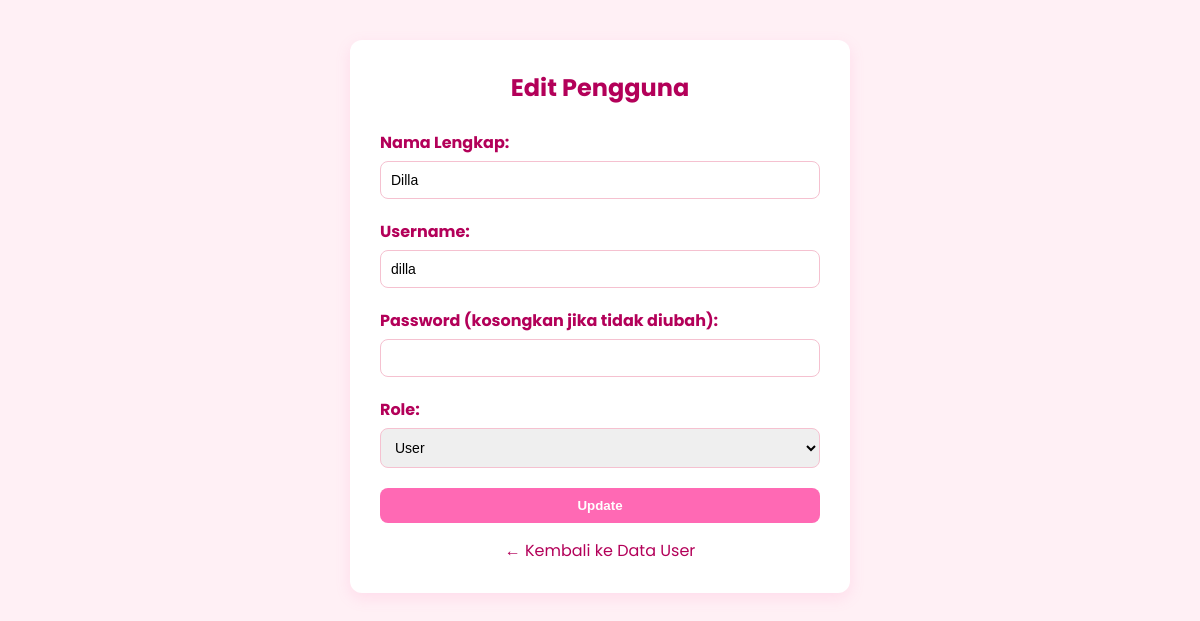
Page /admin/edit_user.php?id=2 (signed in) on the committed database.
### tables this page shows
CREATE TABLE users (
    id INT AUTO_INCREMENT PRIMARY KEY,
    nama_lengkap VARCHAR(100) NOT NULL,
    username VARCHAR(50) NOT NULL UNIQUE,
    password VARCHAR(255) NOT NULL,
    role ENUM('admin','user') DEFAULT 'user'
);

### admin/edit_user.php (the view, shortened to what this page needs)
<?php
include '../config/koneksi.php';
$id = $_GET['id'];
$query = mysqli_query($conn, "SELECT * FROM users WHERE id=$id");
$data = mysqli_fetch_assoc($query);
?>
<!DOCTYPE html>
<html lang="id">
<head>
</head>
<body>
<div class="container">
    <h2>Edit Pengguna</h2>
    <form method="POST">
        <label>Nama Lengkap:</label>
        <input type="text" name="nama_lengkap" value="<?= htmlspecialchars($data['nama_lengkap']); ?>" required>
        <label>Username:</label>
        <input type="text" name="username" value="<?= htmlspecialchars($data['username']); ?>" required>
        <label>Password (kosongkan jika tidak diubah):</label>
        <input type="password" name="password">
        <label>Role:</label>
        <select name="role" required>
            <option value="user" <?= $data['role'] === 'user' ? 'selected' : '' ?>>User</option>
        </select>
        <button type="submit">Update</button>
    </form>
    <a href="data_user.php" class="back-link">← Kembali ke Data User</a>
</div>
</body>
</html>

### admin/edit_user.php (style rules this page uses)
* { margin: 0; padding: 0; box-sizing: border-box; }
body { font-family: 'Poppins', sans-serif; background-color: #fff0f5; padding: 40px; }
.container { background: white; max-width: 500px; margin: 0 auto; padding: 30px; border-radius: 12px; box-shadow: 0 5px 15px rgba(255, 105, 180, 0.15); }
h2 { color: #b30059; margin-bottom: 25px; text-align: center; }
label { display: block; margin-bottom: 6px; color: #b30059; font-weight: bold; }
input[type="text"], input[type="password"], select { width: 100%; padding: 10px; border: 1px solid #f5c1d0; border-radius: 8px; margin-bottom: 20px; font-size: 14px; }
button { background-color: #ff69b4; color: white; padding: 10px 20px; border: none; font-weight: bold; border-radius: 8px; cursor: pointer; width: 100%; transition: background 0.3s; }
.back-link { display: block; text-align: center; margin-top: 15px; color: #b30059; text-decoration: none; }

### rows in the picture
users: nama_lengkap "Dilla", username "dilla", role "User"
